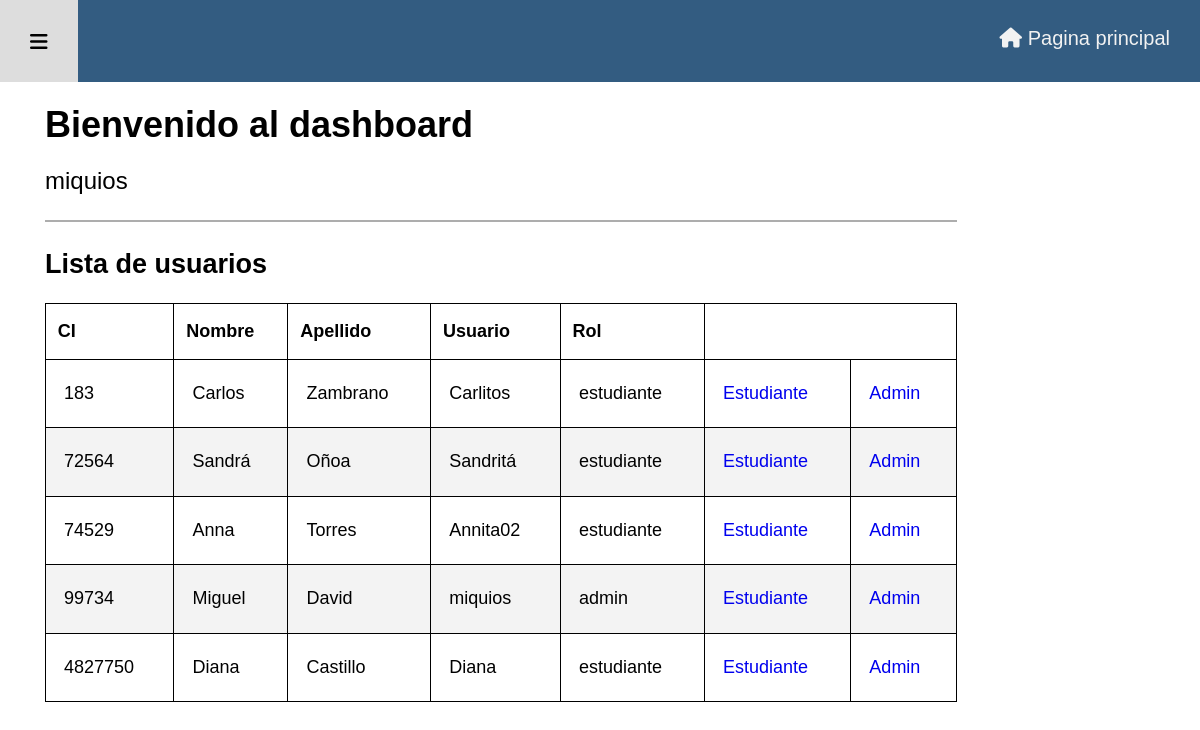
Screenshot of /admin/usuarios.php (signed in) with the database file from the repository.
### tables this page shows
CREATE TABLE IF NOT EXISTS `usuarios` (
  `ci_usuario` int(11) NOT NULL,
  `primer_nombre` varchar(255) NOT NULL,
  `apellido` varchar(255) NOT NULL,
  `usuario` varchar(255) NOT NULL,
  `email` varchar(255) NOT NULL,
  `contrasena` varchar(255) NOT NULL,
  `rol` varchar(255) NOT NULL DEFAULT 'estudiante',
  PRIMARY KEY (`ci_usuario`)
);

### admin/admin_includes/ver_usuarios.php (the view, shortened to what this page needs)
<table class="estilo-tabla">
<thead>
    <tr>
        <th>CI</th>
        <th>Nombre</th>
        <th>Apellido</th>
        <th>Usuario</th>
        <th>Rol</th>
    </tr>
</thead>
<tbody>
<?php
echo "<h2>Lista de usuarios</h2>";
$query = "SELECT ci_usuario, primer_nombre, apellido, usuario, email, rol FROM usuarios ";
$stmt = mysqli_stmt_init($conexion);
$preparar = mysqli_stmt_prepare($stmt, $query);
mysqli_stmt_execute($stmt);
$seleccionar_usuarios_query = mysqli_stmt_get_result($stmt);
while($fila = mysqli_fetch_assoc($seleccionar_usuarios_query)) {
    $ci_usuario = $fila['ci_usuario'];
    $primer_nombre = $fila['primer_nombre'];
    $apellido = $fila['apellido'];
    $usuario = $fila['usuario'];
    $rol = $fila['rol'];
    echo "<tr>";
    echo "<td>$ci_usuario</td>";
    echo "<td>$primer_nombre</td>";
    echo "<td>$apellido</td>";
    echo "<td>$usuario</td>";
    echo "<td>$rol</td>";
    echo "<td><a href='usuarios.php?cambiar_rol_est=$ci_usuario'>Estudiante</a></td>";
    echo "<td><a href='usuarios.php?cambiar_rol_adm=$ci_usuario'>Admin</a></td>";
    echo "</tr>";
}
?>
</tbody>
</table>

### admin/adm_estilos/estilo-admin.css (style rules this page uses)
html { font-family: 'Josefin Sans', Arial; src: url(adm_fuentes/JosefinSans-VariableFont_wght.ttf); }
body { background-color: white; margin: 0; font-size: 1.125rem; font-weight: 400; line-height: 1.75em; }
table { table-layout: auto; width: 100%; margin: 1em 0; border-collapse: collapse; }
table, td, th { padding: .65em; border: black 1px solid ; }
table thead tr { text-align: left; }
table tbody tr:nth-of-type(even) { background-color: #f3f3f3; }
table a { text-decoration: none; }
.tabla-perfil th, td { padding: 1em; text-align: left; }

### rows the page displays
usuarios: ci_usuario "183", primer_nombre "Carlos", apellido "Zambrano", usuario "Carlitos", rol "estudiante"
usuarios: ci_usuario "72564", primer_nombre "Sandrá", apellido "Oñoa", usuario "Sandritá", rol "estudiante"
usuarios: ci_usuario "74529", primer_nombre "Anna", apellido "Torres", usuario "Annita02", rol "estudiante"
usuarios: ci_usuario "99734", primer_nombre "Miguel", apellido "David", usuario "miquios", rol "admin"
usuarios: ci_usuario "4827750", primer_nombre "Diana", apellido "Castillo", usuario "Diana", rol "estudiante"

### other values shown
$_SESSION['usuario'] "miquios"
